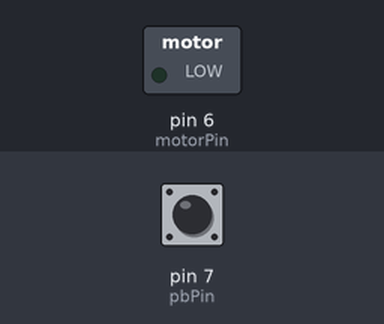
Bench run of a sketch on a simulated Arduino Uno, built with avr-gcc and run on an emulated ATmega328P. On the bench: switched loads named in the sketch (green lamp = pin HIGH). The test bench sets the inputs (shaded band); at power-on: pin 7 (pbPin) HIGH. What the sketch prints to the serial monitor is not drawn.

Above: at 1.2 s.
1.3 s: pin 7 (pbPin) driven LOW
At 2.3 s:
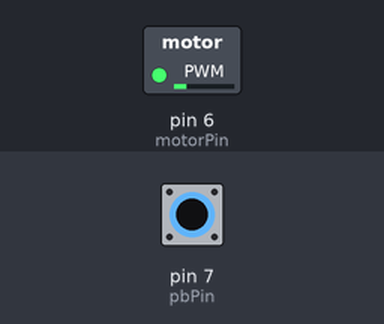
2.8 s: pin 7 (pbPin) pulsed HIGH 5 times (0.12 s each, 0.3 s apart)
At 5.6 s:
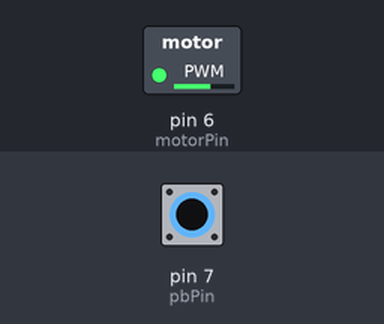
Timing chart, 0 to 7.1 s (numbered marks = the images above; inputs shaded):
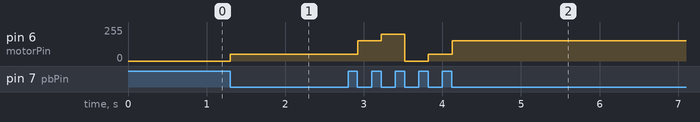

The sketch:

3Speed_Fan.ino
```cpp
int motorPin = 6;
int pbPin = 7;
bool cur_buttonValue;
bool pre_buttonValue = HIGH;
int state = 0;

void setup()
{
    pinMode(motorPin, OUTPUT);
    pinMode(pbPin, INPUT);
    Serial.begin(9600);
}

void loop()
{
    cur_buttonValue = digitalRead(pbPin);
    if (cur_buttonValue == LOW && pre_buttonValue == HIGH)
    {
        state = state + 1;
        if (state > 3)
        {
            state = 0;
        }
    }
    pre_buttonValue = cur_buttonValue;
    if (state == 0)
    {
        analogWrite(motorPin, 0);
        Serial.println(state);
    }
    else if (state == 1)
    {
        analogWrite(motorPin, 51);
        Serial.println(state);
    }
    else if (state == 2)
    {
        analogWrite(motorPin, 153);
        Serial.println(state);
    } // (state == 3)
    else
    {
        analogWrite(motorPin, 200);
        Serial.println(state);
    }
}
```

Measured:
- after the input at 1.3 s, pin 6 (motorPin): 0/255 → 51/255 at once
- after the input at 2.8 s, pin 6 (motorPin): 51/255 → 153/255 after 0.12 s, → 200/255 0.30 s later, → 0/255 0.30 s later, → 51/255 0.30 s later, … (5 changes in this stretch)
